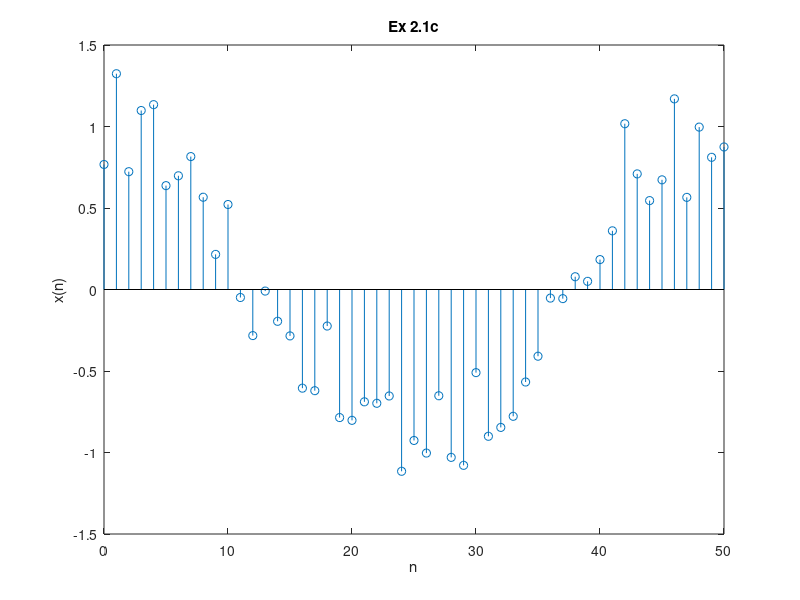

The MATLAB source for this figure:
% 한밭대학교 20191780 육정훈
% Ex2_1c

n = 0:50;

w = randn(size(n));

x = cos(0.04 * pi * n) + 0.2 * w;

stem(n, x); title('Ex 2.1c');
xlabel('n'); ylabel('x(n)');
